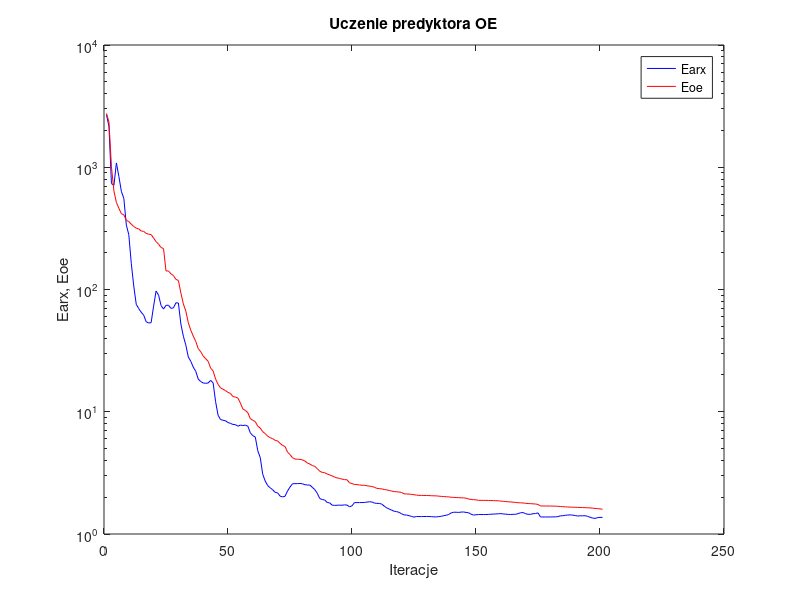
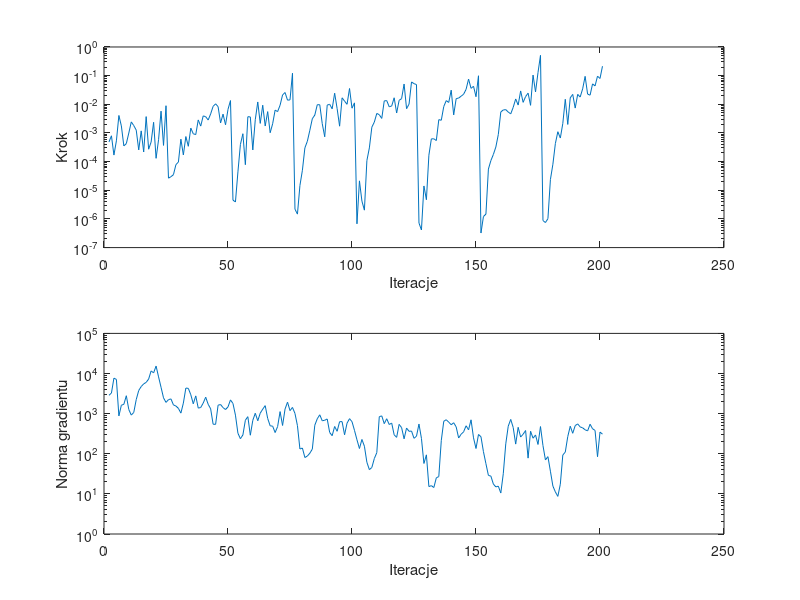

Recreate these plots in MATLAB, in order.
%uczenie predyktora oe
clear all;
n=0; farx(n+1)=2.691758e+003; foe(n+1)=2.754913e+003; wspucz(n+1)=0.000000e+000; ng(n+1)=0.000000e+000;
%odnowa zmiennej metryki
n=1; farx(n+1)=2.148329e+003; foe(n+1)=2.343073e+003; krok(n+1)=4.863834e-004; ng(n+1)=2.857284e+003;
n=2; farx(n+1)=7.369111e+002; foe(n+1)=1.008528e+003; krok(n+1)=7.968363e-004; ng(n+1)=3.268993e+003;
n=3; farx(n+1)=7.104834e+002; foe(n+1)=6.391771e+002; krok(n+1)=1.691914e-004; ng(n+1)=7.671691e+003;
n=4; farx(n+1)=1.085081e+003; foe(n+1)=5.150267e+002; krok(n+1)=5.322828e-004; ng(n+1)=7.119660e+003;
n=5; farx(n+1)=8.394617e+002; foe(n+1)=4.614922e+002; krok(n+1)=4.077649e-003; ng(n+1)=8.771959e+002;
n=6; farx(n+1)=6.360415e+002; foe(n+1)=4.174292e+002; krok(n+1)=1.757317e-003; ng(n+1)=1.620601e+003;
n=7; farx(n+1)=5.553312e+002; foe(n+1)=4.085495e+002; krok(n+1)=3.534472e-004; ng(n+1)=1.706175e+003;
n=8; farx(n+1)=3.372131e+002; foe(n+1)=3.677252e+002; krok(n+1)=4.251583e-004; ng(n+1)=2.795140e+003;
n=9; farx(n+1)=2.808711e+002; foe(n+1)=3.597459e+002; krok(n+1)=9.933991e-004; ng(n+1)=1.265570e+003;
n=10; farx(n+1)=1.636480e+002; foe(n+1)=3.420125e+002; krok(n+1)=2.431442e-003; ng(n+1)=9.196845e+002;
n=11; farx(n+1)=1.065616e+002; foe(n+1)=3.276025e+002; krok(n+1)=1.810600e-003; ng(n+1)=1.071614e+003;
n=12; farx(n+1)=7.575670e+001; foe(n+1)=3.172857e+002; krok(n+1)=1.255187e-003; ng(n+1)=2.245356e+003;
n=13; farx(n+1)=6.976831e+001; foe(n+1)=3.130200e+002; krok(n+1)=2.563269e-004; ng(n+1)=3.777351e+003;
n=14; farx(n+1)=6.515954e+001; foe(n+1)=3.009447e+002; krok(n+1)=1.182363e-003; ng(n+1)=4.732423e+003;
n=15; farx(n+1)=6.168025e+001; foe(n+1)=2.988674e+002; krok(n+1)=2.169204e-004; ng(n+1)=5.513341e+003;
n=16; farx(n+1)=5.449835e+001; foe(n+1)=2.876897e+002; krok(n+1)=3.722051e-003; ng(n+1)=6.015704e+003;
n=17; farx(n+1)=5.319090e+001; foe(n+1)=2.833228e+002; krok(n+1)=2.709151e-004; ng(n+1)=7.285966e+003;
n=18; farx(n+1)=5.357142e+001; foe(n+1)=2.815686e+002; krok(n+1)=4.836930e-004; ng(n+1)=1.160213e+004;
n=19; farx(n+1)=7.312781e+001; foe(n+1)=2.633782e+002; krok(n+1)=2.357114e-003; ng(n+1)=1.038734e+004;
n=20; farx(n+1)=9.716759e+001; foe(n+1)=2.462935e+002; krok(n+1)=1.304191e-004; ng(n+1)=1.533924e+004;
n=21; farx(n+1)=9.000508e+001; foe(n+1)=2.345388e+002; krok(n+1)=5.823131e-004; ng(n+1)=8.241502e+003;
n=22; farx(n+1)=7.402156e+001; foe(n+1)=2.206189e+002; krok(n+1)=5.767896e-003; ng(n+1)=4.536770e+003;
n=23; farx(n+1)=6.918574e+001; foe(n+1)=2.160802e+002; krok(n+1)=3.679918e-004; ng(n+1)=2.474093e+003;
n=24; farx(n+1)=7.424984e+001; foe(n+1)=1.418986e+002; krok(n+1)=8.921165e-003; ng(n+1)=1.905929e+003;
n=25; farx(n+1)=7.432178e+001; foe(n+1)=1.417494e+002; krok(n+1)=2.647223e-005; ng(n+1)=2.232940e+003;
%odnowa zmiennej metryki
n=26; farx(n+1)=7.013584e+001; foe(n+1)=1.343501e+002; krok(n+1)=2.981309e-005; ng(n+1)=2.328585e+003;
n=27; farx(n+1)=7.076649e+001; foe(n+1)=1.299681e+002; krok(n+1)=3.502676e-005; ng(n+1)=1.648023e+003;
n=28; farx(n+1)=7.781770e+001; foe(n+1)=1.210587e+002; krok(n+1)=7.844920e-005; ng(n+1)=1.546421e+003;
n=29; farx(n+1)=7.755592e+001; foe(n+1)=1.184774e+002; krok(n+1)=9.677161e-005; ng(n+1)=1.355383e+003;
n=30; farx(n+1)=5.210436e+001; foe(n+1)=9.352145e+001; krok(n+1)=6.078605e-004; ng(n+1)=1.030850e+003;
n=31; farx(n+1)=4.148463e+001; foe(n+1)=7.622460e+001; krok(n+1)=1.711903e-004; ng(n+1)=1.831475e+003;
n=32; farx(n+1)=3.504521e+001; foe(n+1)=6.644295e+001; krok(n+1)=7.496833e-004; ng(n+1)=4.338538e+003;
n=33; farx(n+1)=2.804287e+001; foe(n+1)=5.338784e+001; krok(n+1)=3.428360e-004; ng(n+1)=4.264510e+003;
n=34; farx(n+1)=2.584039e+001; foe(n+1)=4.640676e+001; krok(n+1)=1.478815e-003; ng(n+1)=2.956546e+003;
n=35; farx(n+1)=2.316148e+001; foe(n+1)=4.154461e+001; krok(n+1)=9.349870e-004; ng(n+1)=1.758333e+003;
n=36; farx(n+1)=2.142925e+001; foe(n+1)=3.755020e+001; krok(n+1)=8.790130e-004; ng(n+1)=2.769428e+003;
n=37; farx(n+1)=1.849730e+001; foe(n+1)=3.280886e+001; krok(n+1)=2.849598e-003; ng(n+1)=1.372947e+003;
n=38; farx(n+1)=1.766550e+001; foe(n+1)=3.097000e+001; krok(n+1)=1.736904e-003; ng(n+1)=1.422497e+003;
n=39; farx(n+1)=1.718611e+001; foe(n+1)=2.861896e+001; krok(n+1)=3.941672e-003; ng(n+1)=1.831139e+003;
n=40; farx(n+1)=1.708242e+001; foe(n+1)=2.713254e+001; krok(n+1)=3.699641e-003; ng(n+1)=2.571661e+003;
n=41; farx(n+1)=1.720087e+001; foe(n+1)=2.586136e+001; krok(n+1)=2.827577e-003; ng(n+1)=1.711780e+003;
n=42; farx(n+1)=1.804047e+001; foe(n+1)=2.273520e+001; krok(n+1)=4.620452e-003; ng(n+1)=1.318657e+003;
n=43; farx(n+1)=1.723090e+001; foe(n+1)=2.157347e+001; krok(n+1)=8.494456e-003; ng(n+1)=5.450139e+002;
n=44; farx(n+1)=1.208391e+001; foe(n+1)=1.847483e+001; krok(n+1)=1.039581e-002; ng(n+1)=5.408011e+002;
n=45; farx(n+1)=9.360895e+000; foe(n+1)=1.677195e+001; krok(n+1)=8.300976e-003; ng(n+1)=1.624256e+003;
n=46; farx(n+1)=8.632872e+000; foe(n+1)=1.566661e+001; krok(n+1)=2.237201e-003; ng(n+1)=1.685933e+003;
n=47; farx(n+1)=8.522240e+000; foe(n+1)=1.526474e+001; krok(n+1)=4.539152e-003; ng(n+1)=1.414025e+003;
n=48; farx(n+1)=8.436371e+000; foe(n+1)=1.489237e+001; krok(n+1)=1.927753e-003; ng(n+1)=1.266011e+003;
n=49; farx(n+1)=8.159642e+000; foe(n+1)=1.439652e+001; krok(n+1)=6.669234e-003; ng(n+1)=1.473790e+003;
n=50; farx(n+1)=8.036669e+000; foe(n+1)=1.411683e+001; krok(n+1)=1.351485e-002; ng(n+1)=2.200222e+003;
%odnowa zmiennej metryki
n=51; farx(n+1)=7.872167e+000; foe(n+1)=1.330774e+001; krok(n+1)=4.544533e-006; ng(n+1)=1.793824e+003;
n=52; farx(n+1)=7.840986e+000; foe(n+1)=1.317965e+001; krok(n+1)=3.901849e-006; ng(n+1)=9.180370e+002;
n=53; farx(n+1)=7.611398e+000; foe(n+1)=1.292936e+001; krok(n+1)=4.381554e-005; ng(n+1)=3.243215e+002;
n=54; farx(n+1)=7.781574e+000; foe(n+1)=1.178168e+001; krok(n+1)=3.968650e-004; ng(n+1)=2.375020e+002;
n=55; farx(n+1)=7.713811e+000; foe(n+1)=1.053233e+001; krok(n+1)=9.407062e-004; ng(n+1)=2.940640e+002;
n=56; farx(n+1)=7.772220e+000; foe(n+1)=1.025668e+001; krok(n+1)=7.813213e-005; ng(n+1)=6.846774e+002;
n=57; farx(n+1)=7.619721e+000; foe(n+1)=9.814078e+000; krok(n+1)=3.692938e-003; ng(n+1)=8.406973e+002;
n=58; farx(n+1)=6.724893e+000; foe(n+1)=8.774154e+000; krok(n+1)=3.625910e-003; ng(n+1)=2.899173e+002;
n=59; farx(n+1)=6.375129e+000; foe(n+1)=8.513050e+000; krok(n+1)=2.556059e-004; ng(n+1)=6.812540e+002;
n=60; farx(n+1)=6.216220e+000; foe(n+1)=8.304225e+000; krok(n+1)=2.909519e-003; ng(n+1)=1.022368e+003;
n=61; farx(n+1)=4.802891e+000; foe(n+1)=7.618606e+000; krok(n+1)=1.207035e-002; ng(n+1)=6.638899e+002;
n=62; farx(n+1)=4.220425e+000; foe(n+1)=7.354638e+000; krok(n+1)=2.156451e-003; ng(n+1)=1.027918e+003;
n=63; farx(n+1)=3.082409e+000; foe(n+1)=6.868356e+000; krok(n+1)=9.296334e-003; ng(n+1)=1.291110e+003;
n=64; farx(n+1)=2.711916e+000; foe(n+1)=6.624886e+000; krok(n+1)=1.750227e-003; ng(n+1)=1.581362e+003;
n=65; farx(n+1)=2.487250e+000; foe(n+1)=6.300814e+000; krok(n+1)=5.557598e-003; ng(n+1)=7.584582e+002;
n=66; farx(n+1)=2.388129e+000; foe(n+1)=6.140276e+000; krok(n+1)=1.019412e-003; ng(n+1)=4.974413e+002;
n=67; farx(n+1)=2.302681e+000; foe(n+1)=6.023581e+000; krok(n+1)=2.090702e-003; ng(n+1)=4.874595e+002;
n=68; farx(n+1)=2.191792e+000; foe(n+1)=5.838657e+000; krok(n+1)=6.256921e-003; ng(n+1)=3.377485e+002;
n=69; farx(n+1)=2.171654e+000; foe(n+1)=5.772777e+000; krok(n+1)=5.557598e-003; ng(n+1)=4.755701e+002;
n=70; farx(n+1)=2.041270e+000; foe(n+1)=5.511747e+000; krok(n+1)=9.289554e-003; ng(n+1)=1.123658e+003;
n=71; farx(n+1)=2.012006e+000; foe(n+1)=5.313031e+000; krok(n+1)=2.118041e-002; ng(n+1)=5.066896e+002;
n=72; farx(n+1)=2.034407e+000; foe(n+1)=5.196274e+000; krok(n+1)=2.580064e-002; ng(n+1)=1.299178e+003;
n=73; farx(n+1)=2.249102e+000; foe(n+1)=4.678006e+000; krok(n+1)=1.394132e-002; ng(n+1)=1.931936e+003;
n=74; farx(n+1)=2.420649e+000; foe(n+1)=4.460159e+000; krok(n+1)=1.428969e-002; ng(n+1)=1.187531e+003;
n=75; farx(n+1)=2.576029e+000; foe(n+1)=4.213095e+000; krok(n+1)=1.214811e-001; ng(n+1)=1.426202e+003;
%odnowa zmiennej metryki
n=76; farx(n+1)=2.581762e+000; foe(n+1)=4.105144e+000; krok(n+1)=2.186742e-006; ng(n+1)=1.011510e+003;
n=77; farx(n+1)=2.582261e+000; foe(n+1)=4.090839e+000; krok(n+1)=1.473134e-006; ng(n+1)=5.027390e+002;
n=78; farx(n+1)=2.592643e+000; foe(n+1)=4.078916e+000; krok(n+1)=1.465800e-005; ng(n+1)=1.313757e+002;
n=79; farx(n+1)=2.575686e+000; foe(n+1)=4.042051e+000; krok(n+1)=5.000710e-005; ng(n+1)=1.388170e+002;
n=80; farx(n+1)=2.532356e+000; foe(n+1)=3.952065e+000; krok(n+1)=3.018569e-004; ng(n+1)=8.053587e+001;
n=81; farx(n+1)=2.516026e+000; foe(n+1)=3.809018e+000; krok(n+1)=5.148205e-004; ng(n+1)=8.773276e+001;
n=82; farx(n+1)=2.514489e+000; foe(n+1)=3.734351e+000; krok(n+1)=1.242471e-003; ng(n+1)=1.031913e+002;
n=83; farx(n+1)=2.410390e+000; foe(n+1)=3.628620e+000; krok(n+1)=3.140700e-003; ng(n+1)=1.309735e+002;
n=84; farx(n+1)=2.307201e+000; foe(n+1)=3.575073e+000; krok(n+1)=4.210497e-003; ng(n+1)=5.146453e+002;
n=85; farx(n+1)=2.153622e+000; foe(n+1)=3.424719e+000; krok(n+1)=9.683310e-003; ng(n+1)=7.456088e+002;
n=86; farx(n+1)=1.949377e+000; foe(n+1)=3.257816e+000; krok(n+1)=9.659422e-003; ng(n+1)=9.357078e+002;
n=87; farx(n+1)=1.915415e+000; foe(n+1)=3.192690e+000; krok(n+1)=2.117016e-003; ng(n+1)=6.640002e+002;
n=88; farx(n+1)=1.895964e+000; foe(n+1)=3.169815e+000; krok(n+1)=7.359836e-004; ng(n+1)=6.835285e+002;
n=89; farx(n+1)=1.811607e+000; foe(n+1)=3.098014e+000; krok(n+1)=9.385969e-003; ng(n+1)=7.370545e+002;
n=90; farx(n+1)=1.796450e+000; foe(n+1)=3.039188e+000; krok(n+1)=1.000091e-002; ng(n+1)=3.389196e+002;
n=91; farx(n+1)=1.721906e+000; foe(n+1)=2.987430e+000; krok(n+1)=6.950337e-003; ng(n+1)=2.820612e+002;
n=92; farx(n+1)=1.714029e+000; foe(n+1)=2.919582e+000; krok(n+1)=2.439969e-002; ng(n+1)=4.785900e+002;
n=93; farx(n+1)=1.718891e+000; foe(n+1)=2.875878e+000; krok(n+1)=7.088910e-003; ng(n+1)=3.634415e+002;
n=94; farx(n+1)=1.722442e+000; foe(n+1)=2.845847e+000; krok(n+1)=1.723278e-003; ng(n+1)=6.299717e+002;
n=95; farx(n+1)=1.718045e+000; foe(n+1)=2.811937e+000; krok(n+1)=1.683407e-002; ng(n+1)=6.317796e+002;
n=96; farx(n+1)=1.731372e+000; foe(n+1)=2.786713e+000; krok(n+1)=1.290032e-002; ng(n+1)=2.970652e+002;
n=97; farx(n+1)=1.725031e+000; foe(n+1)=2.776230e+000; krok(n+1)=1.000091e-002; ng(n+1)=5.783093e+002;
n=98; farx(n+1)=1.669049e+000; foe(n+1)=2.620346e+000; krok(n+1)=3.559767e-002; ng(n+1)=7.491796e+002;
n=99; farx(n+1)=1.701163e+000; foe(n+1)=2.586564e+000; krok(n+1)=7.314625e-003; ng(n+1)=6.308063e+002;
n=100; farx(n+1)=1.807206e+000; foe(n+1)=2.539994e+000; krok(n+1)=1.121678e-002; ng(n+1)=3.825697e+002;
%odnowa zmiennej metryki
n=101; farx(n+1)=1.807128e+000; foe(n+1)=2.537963e+000; krok(n+1)=6.754441e-007; ng(n+1)=2.229995e+002;
n=102; farx(n+1)=1.806652e+000; foe(n+1)=2.516331e+000; krok(n+1)=2.132008e-005; ng(n+1)=1.351161e+002;
n=103; farx(n+1)=1.808913e+000; foe(n+1)=2.505577e+000; krok(n+1)=4.182313e-006; ng(n+1)=2.273196e+002;
n=104; farx(n+1)=1.810841e+000; foe(n+1)=2.502812e+000; krok(n+1)=2.026605e-006; ng(n+1)=1.542251e+002;
n=105; farx(n+1)=1.823609e+000; foe(n+1)=2.480864e+000; krok(n+1)=1.089166e-004; ng(n+1)=6.134315e+001;
n=106; farx(n+1)=1.835206e+000; foe(n+1)=2.464267e+000; krok(n+1)=3.011518e-004; ng(n+1)=4.021062e+001;
n=107; farx(n+1)=1.829217e+000; foe(n+1)=2.447816e+000; krok(n+1)=1.593673e-003; ng(n+1)=4.544144e+001;
n=108; farx(n+1)=1.792152e+000; foe(n+1)=2.413081e+000; krok(n+1)=2.395481e-003; ng(n+1)=7.602343e+001;
n=109; farx(n+1)=1.780123e+000; foe(n+1)=2.362893e+000; krok(n+1)=4.812762e-003; ng(n+1)=1.066383e+002;
n=110; farx(n+1)=1.779032e+000; foe(n+1)=2.351268e+000; krok(n+1)=4.324280e-003; ng(n+1)=8.393097e+002;
n=111; farx(n+1)=1.755871e+000; foe(n+1)=2.338202e+000; krok(n+1)=3.214272e-003; ng(n+1)=8.795408e+002;
n=112; farx(n+1)=1.690294e+000; foe(n+1)=2.314483e+000; krok(n+1)=1.314565e-002; ng(n+1)=5.628126e+002;
n=113; farx(n+1)=1.636486e+000; foe(n+1)=2.293037e+000; krok(n+1)=1.346946e-002; ng(n+1)=7.457944e+002;
n=114; farx(n+1)=1.601391e+000; foe(n+1)=2.272101e+000; krok(n+1)=8.202462e-003; ng(n+1)=5.358449e+002;
n=115; farx(n+1)=1.566615e+000; foe(n+1)=2.244139e+000; krok(n+1)=8.704305e-003; ng(n+1)=5.815947e+002;
n=116; farx(n+1)=1.535712e+000; foe(n+1)=2.223553e+000; krok(n+1)=1.688579e-002; ng(n+1)=2.964052e+002;
n=117; farx(n+1)=1.524325e+000; foe(n+1)=2.215707e+000; krok(n+1)=4.974973e-003; ng(n+1)=2.563530e+002;
n=118; farx(n+1)=1.503076e+000; foe(n+1)=2.203470e+000; krok(n+1)=1.376948e-002; ng(n+1)=5.401971e+002;
n=119; farx(n+1)=1.463918e+000; foe(n+1)=2.188320e+000; krok(n+1)=1.576669e-002; ng(n+1)=4.474609e+002;
n=120; farx(n+1)=1.432434e+000; foe(n+1)=2.129813e+000; krok(n+1)=5.101860e-002; ng(n+1)=2.356967e+002;
n=121; farx(n+1)=1.429362e+000; foe(n+1)=2.127303e+000; krok(n+1)=7.032104e-003; ng(n+1)=4.383901e+002;
n=122; farx(n+1)=1.413069e+000; foe(n+1)=2.121673e+000; krok(n+1)=1.012183e-002; ng(n+1)=3.619684e+002;
n=123; farx(n+1)=1.392365e+000; foe(n+1)=2.108998e+000; krok(n+1)=6.024636e-002; ng(n+1)=3.685779e+002;
n=124; farx(n+1)=1.374454e+000; foe(n+1)=2.094896e+000; krok(n+1)=5.258261e-002; ng(n+1)=2.425711e+002;
n=125; farx(n+1)=1.390051e+000; foe(n+1)=2.081196e+000; krok(n+1)=4.879939e-002; ng(n+1)=2.735816e+002;
%odnowa zmiennej metryki
n=126; farx(n+1)=1.388877e+000; foe(n+1)=2.070717e+000; krok(n+1)=7.216124e-007; ng(n+1)=5.505985e+002;
n=127; farx(n+1)=1.388741e+000; foe(n+1)=2.069314e+000; krok(n+1)=4.118518e-007; ng(n+1)=2.417025e+002;
n=128; farx(n+1)=1.389648e+000; foe(n+1)=2.067132e+000; krok(n+1)=1.416371e-005; ng(n+1)=5.726368e+001;
n=129; farx(n+1)=1.389543e+000; foe(n+1)=2.065051e+000; krok(n+1)=4.682781e-006; ng(n+1)=9.396979e+001;
n=130; farx(n+1)=1.390660e+000; foe(n+1)=2.063160e+000; krok(n+1)=1.674127e-004; ng(n+1)=1.519159e+001;
n=131; farx(n+1)=1.387153e+000; foe(n+1)=2.055968e+000; krok(n+1)=6.222250e-004; ng(n+1)=1.604043e+001;
n=132; farx(n+1)=1.380713e+000; foe(n+1)=2.053158e+000; krok(n+1)=6.254538e-004; ng(n+1)=1.439364e+001;
n=133; farx(n+1)=1.380059e+000; foe(n+1)=2.050947e+000; krok(n+1)=5.440190e-004; ng(n+1)=2.517963e+001;
n=134; farx(n+1)=1.387800e+000; foe(n+1)=2.040699e+000; krok(n+1)=2.914778e-003; ng(n+1)=2.699274e+001;
n=135; farx(n+1)=1.395843e+000; foe(n+1)=2.030686e+000; krok(n+1)=2.774090e-003; ng(n+1)=2.128993e+002;
n=136; farx(n+1)=1.412880e+000; foe(n+1)=2.025232e+000; krok(n+1)=8.365102e-003; ng(n+1)=6.466606e+002;
n=137; farx(n+1)=1.423705e+000; foe(n+1)=2.016605e+000; krok(n+1)=1.345640e-002; ng(n+1)=7.041476e+002;
n=138; farx(n+1)=1.444384e+000; foe(n+1)=2.011360e+000; krok(n+1)=1.160327e-002; ng(n+1)=6.136378e+002;
n=139; farx(n+1)=1.488794e+000; foe(n+1)=1.997891e+000; krok(n+1)=3.112854e-002; ng(n+1)=5.285691e+002;
n=140; farx(n+1)=1.506858e+000; foe(n+1)=1.993269e+000; krok(n+1)=4.267031e-003; ng(n+1)=5.931633e+002;
n=141; farx(n+1)=1.506751e+000; foe(n+1)=1.988469e+000; krok(n+1)=1.576669e-002; ng(n+1)=4.683991e+002;
n=142; farx(n+1)=1.501383e+000; foe(n+1)=1.982578e+000; krok(n+1)=1.650423e-002; ng(n+1)=2.468832e+002;
n=143; farx(n+1)=1.511255e+000; foe(n+1)=1.977353e+000; krok(n+1)=1.920145e-002; ng(n+1)=3.069002e+002;
n=144; farx(n+1)=1.514648e+000; foe(n+1)=1.973795e+000; krok(n+1)=2.243330e-002; ng(n+1)=3.523323e+002;
n=145; farx(n+1)=1.500824e+000; foe(n+1)=1.964207e+000; krok(n+1)=3.323730e-002; ng(n+1)=4.979807e+002;
n=146; farx(n+1)=1.492821e+000; foe(n+1)=1.932536e+000; krok(n+1)=7.588961e-002; ng(n+1)=3.953798e+002;
n=147; farx(n+1)=1.451599e+000; foe(n+1)=1.918828e+000; krok(n+1)=3.604146e-002; ng(n+1)=7.013837e+002;
n=148; farx(n+1)=1.428378e+000; foe(n+1)=1.907609e+000; krok(n+1)=4.256083e-002; ng(n+1)=2.491583e+002;
n=149; farx(n+1)=1.437013e+000; foe(n+1)=1.903396e+000; krok(n+1)=1.839173e-002; ng(n+1)=1.352101e+002;
n=150; farx(n+1)=1.443402e+000; foe(n+1)=1.885995e+000; krok(n+1)=9.909413e-002; ng(n+1)=3.022022e+002;
%odnowa zmiennej metryki
n=151; farx(n+1)=1.443302e+000; foe(n+1)=1.884536e+000; krok(n+1)=3.225248e-007; ng(n+1)=2.658094e+002;
n=152; farx(n+1)=1.443175e+000; foe(n+1)=1.883850e+000; krok(n+1)=1.213350e-006; ng(n+1)=1.127717e+002;
n=153; farx(n+1)=1.442944e+000; foe(n+1)=1.883625e+000; krok(n+1)=1.474552e-006; ng(n+1)=5.663682e+001;
n=154; farx(n+1)=1.445849e+000; foe(n+1)=1.881587e+000; krok(n+1)=5.493831e-005; ng(n+1)=2.890195e+001;
n=155; farx(n+1)=1.452593e+000; foe(n+1)=1.877596e+000; krok(n+1)=1.088055e-004; ng(n+1)=2.768840e+001;
n=156; farx(n+1)=1.454498e+000; foe(n+1)=1.875372e+000; krok(n+1)=1.775310e-004; ng(n+1)=1.761077e+001;
n=157; farx(n+1)=1.458368e+000; foe(n+1)=1.872314e+000; krok(n+1)=3.232817e-004; ng(n+1)=1.493606e+001;
n=158; farx(n+1)=1.463856e+000; foe(n+1)=1.868177e+000; krok(n+1)=8.861138e-004; ng(n+1)=1.555952e+001;
n=159; farx(n+1)=1.469744e+000; foe(n+1)=1.858307e+000; krok(n+1)=5.414124e-003; ng(n+1)=1.050108e+001;
n=160; farx(n+1)=1.458798e+000; foe(n+1)=1.850998e+000; krok(n+1)=6.349841e-003; ng(n+1)=3.186830e+001;
n=161; farx(n+1)=1.453093e+000; foe(n+1)=1.844412e+000; krok(n+1)=6.525058e-003; ng(n+1)=1.764707e+002;
n=162; farx(n+1)=1.446688e+000; foe(n+1)=1.833599e+000; krok(n+1)=5.368339e-003; ng(n+1)=4.868548e+002;
n=163; farx(n+1)=1.444467e+000; foe(n+1)=1.828727e+000; krok(n+1)=4.633998e-003; ng(n+1)=7.175872e+002;
n=164; farx(n+1)=1.447606e+000; foe(n+1)=1.821026e+000; krok(n+1)=7.837498e-003; ng(n+1)=4.519718e+002;
n=165; farx(n+1)=1.450524e+000; foe(n+1)=1.812449e+000; krok(n+1)=1.538463e-002; ng(n+1)=1.740645e+002;
n=166; farx(n+1)=1.468407e+000; foe(n+1)=1.803143e+000; krok(n+1)=9.397462e-003; ng(n+1)=4.564677e+002;
n=167; farx(n+1)=1.492397e+000; foe(n+1)=1.798263e+000; krok(n+1)=2.928765e-002; ng(n+1)=2.608271e+002;
n=168; farx(n+1)=1.497449e+000; foe(n+1)=1.793834e+000; krok(n+1)=1.169933e-002; ng(n+1)=3.070222e+002;
n=169; farx(n+1)=1.465335e+000; foe(n+1)=1.783963e+000; krok(n+1)=1.863402e-002; ng(n+1)=3.799364e+002;
n=170; farx(n+1)=1.449372e+000; foe(n+1)=1.774002e+000; krok(n+1)=2.452306e-002; ng(n+1)=7.785198e+001;
n=171; farx(n+1)=1.448687e+000; foe(n+1)=1.772142e+000; krok(n+1)=9.210884e-003; ng(n+1)=3.637478e+002;
n=172; farx(n+1)=1.465523e+000; foe(n+1)=1.764318e+000; krok(n+1)=1.046893e-001; ng(n+1)=2.440175e+002;
n=173; farx(n+1)=1.470544e+000; foe(n+1)=1.760251e+000; krok(n+1)=2.702970e-002; ng(n+1)=2.941355e+002;
n=174; farx(n+1)=1.489460e+000; foe(n+1)=1.744263e+000; krok(n+1)=1.282857e-001; ng(n+1)=1.704122e+002;
n=175; farx(n+1)=1.378269e+000; foe(n+1)=1.695979e+000; krok(n+1)=5.108389e-001; ng(n+1)=4.763980e+002;
%odnowa zmiennej metryki
n=176; farx(n+1)=1.377833e+000; foe(n+1)=1.694878e+000; krok(n+1)=8.772961e-007; ng(n+1)=1.602205e+002;
n=177; farx(n+1)=1.377725e+000; foe(n+1)=1.694705e+000; krok(n+1)=7.488252e-007; ng(n+1)=7.014054e+001;
n=178; farx(n+1)=1.377644e+000; foe(n+1)=1.694428e+000; krok(n+1)=1.021552e-006; ng(n+1)=8.481936e+001;
n=179; farx(n+1)=1.378690e+000; foe(n+1)=1.692911e+000; krok(n+1)=2.360381e-005; ng(n+1)=3.677325e+001;
n=180; farx(n+1)=1.380017e+000; foe(n+1)=1.691850e+000; krok(n+1)=8.083878e-005; ng(n+1)=1.568907e+001;
n=181; farx(n+1)=1.381474e+000; foe(n+1)=1.689451e+000; krok(n+1)=4.261938e-004; ng(n+1)=1.119744e+001;
n=182; farx(n+1)=1.386897e+000; foe(n+1)=1.685407e+000; krok(n+1)=1.104943e-003; ng(n+1)=8.665401e+000;
n=183; farx(n+1)=1.408429e+000; foe(n+1)=1.678444e+000; krok(n+1)=6.647718e-004; ng(n+1)=1.740830e+001;
n=184; farx(n+1)=1.410368e+000; foe(n+1)=1.675011e+000; krok(n+1)=2.145173e-003; ng(n+1)=9.286727e+001;
n=185; farx(n+1)=1.423049e+000; foe(n+1)=1.666698e+000; krok(n+1)=1.496365e-002; ng(n+1)=1.101929e+002;
n=186; farx(n+1)=1.428822e+000; foe(n+1)=1.663333e+000; krok(n+1)=1.983052e-003; ng(n+1)=2.680473e+002;
n=187; farx(n+1)=1.434140e+000; foe(n+1)=1.659983e+000; krok(n+1)=1.683407e-002; ng(n+1)=4.857882e+002;
n=188; farx(n+1)=1.426101e+000; foe(n+1)=1.656397e+000; krok(n+1)=2.219272e-002; ng(n+1)=3.238615e+002;
n=189; farx(n+1)=1.416251e+000; foe(n+1)=1.655221e+000; krok(n+1)=7.385876e-003; ng(n+1)=5.031259e+002;
n=190; farx(n+1)=1.403454e+000; foe(n+1)=1.650163e+000; krok(n+1)=2.223039e-002; ng(n+1)=5.550017e+002;
n=191; farx(n+1)=1.408644e+000; foe(n+1)=1.648086e+000; krok(n+1)=1.793370e-002; ng(n+1)=4.665818e+002;
n=192; farx(n+1)=1.408406e+000; foe(n+1)=1.645950e+000; krok(n+1)=3.450322e-002; ng(n+1)=4.426709e+002;
n=193; farx(n+1)=1.412025e+000; foe(n+1)=1.641474e+000; krok(n+1)=9.451019e-002; ng(n+1)=3.960393e+002;
n=194; farx(n+1)=1.394135e+000; foe(n+1)=1.639069e+000; krok(n+1)=2.272818e-002; ng(n+1)=3.720065e+002;
n=195; farx(n+1)=1.371305e+000; foe(n+1)=1.635549e+000; krok(n+1)=2.080702e-002; ng(n+1)=5.442885e+002;
n=196; farx(n+1)=1.350297e+000; foe(n+1)=1.627879e+000; krok(n+1)=5.160128e-002; ng(n+1)=4.192757e+002;
n=197; farx(n+1)=1.340917e+000; foe(n+1)=1.619270e+000; krok(n+1)=4.382471e-002; ng(n+1)=3.824900e+002;
n=198; farx(n+1)=1.361479e+000; foe(n+1)=1.611434e+000; krok(n+1)=9.571557e-002; ng(n+1)=8.447572e+001;
n=199; farx(n+1)=1.367977e+000; foe(n+1)=1.606779e+000; krok(n+1)=7.959957e-002; ng(n+1)=3.468208e+002;
n=200; farx(n+1)=1.366579e+000; foe(n+1)=1.592431e+000; krok(n+1)=2.134155e-001; ng(n+1)=3.084356e+002;

figure; semilogy(farx,'b'); hold on; semilogy(foe,'r'); xlabel('Iteracje'); ylabel('Earx, Eoe'); legend('Earx','Eoe'); title('Uczenie predyktora OE');
figure; subplot(2,1,1); semilogy(krok); xlabel('Iteracje'); ylabel('Krok');
subplot(2,1,2); semilogy(ng); xlabel('Iteracje'); ylabel('Norma gradientu');
Earx=farx(n+1)
Eoe=foe(n+1)
